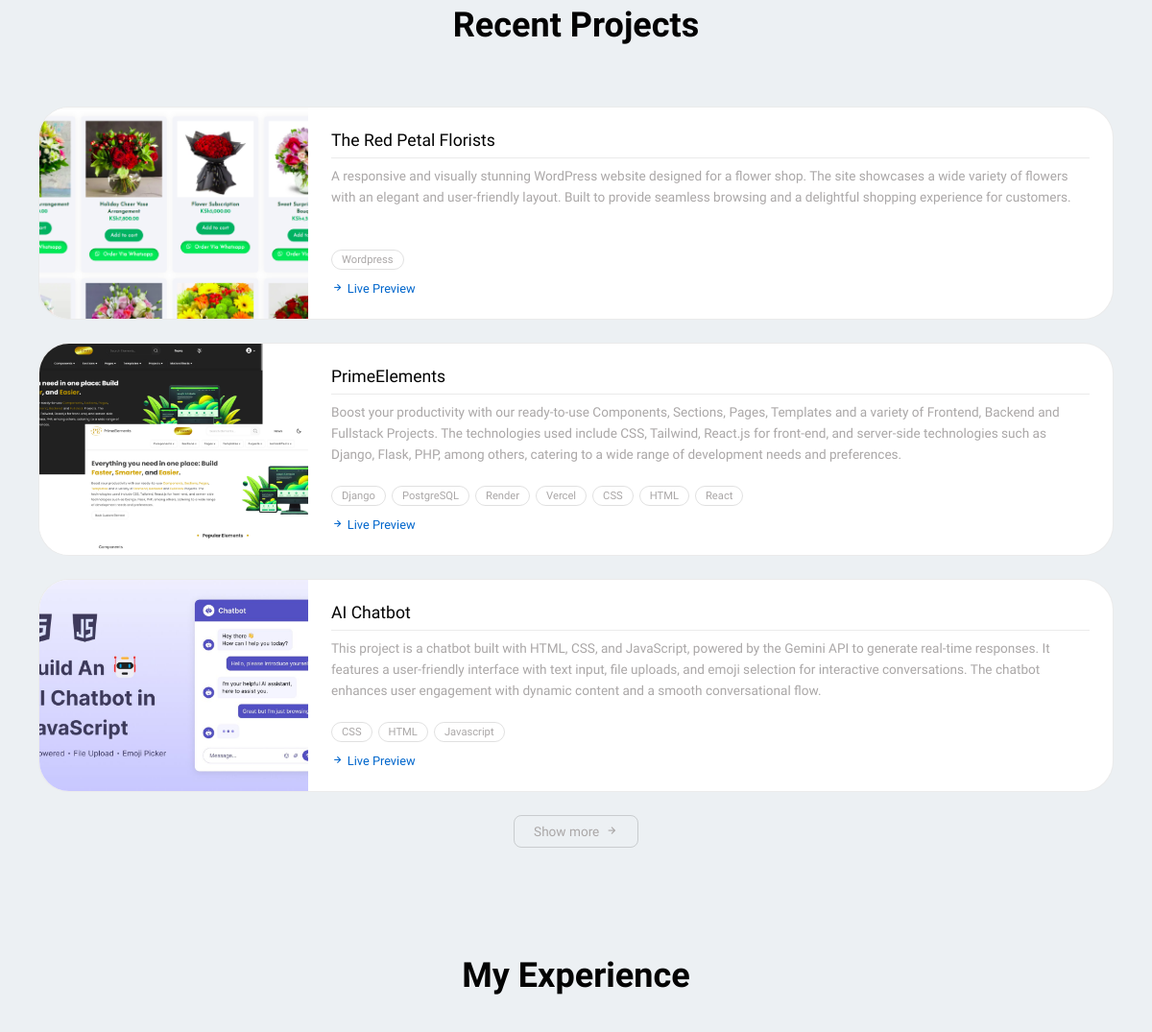
The app's page / (middle part), older data.
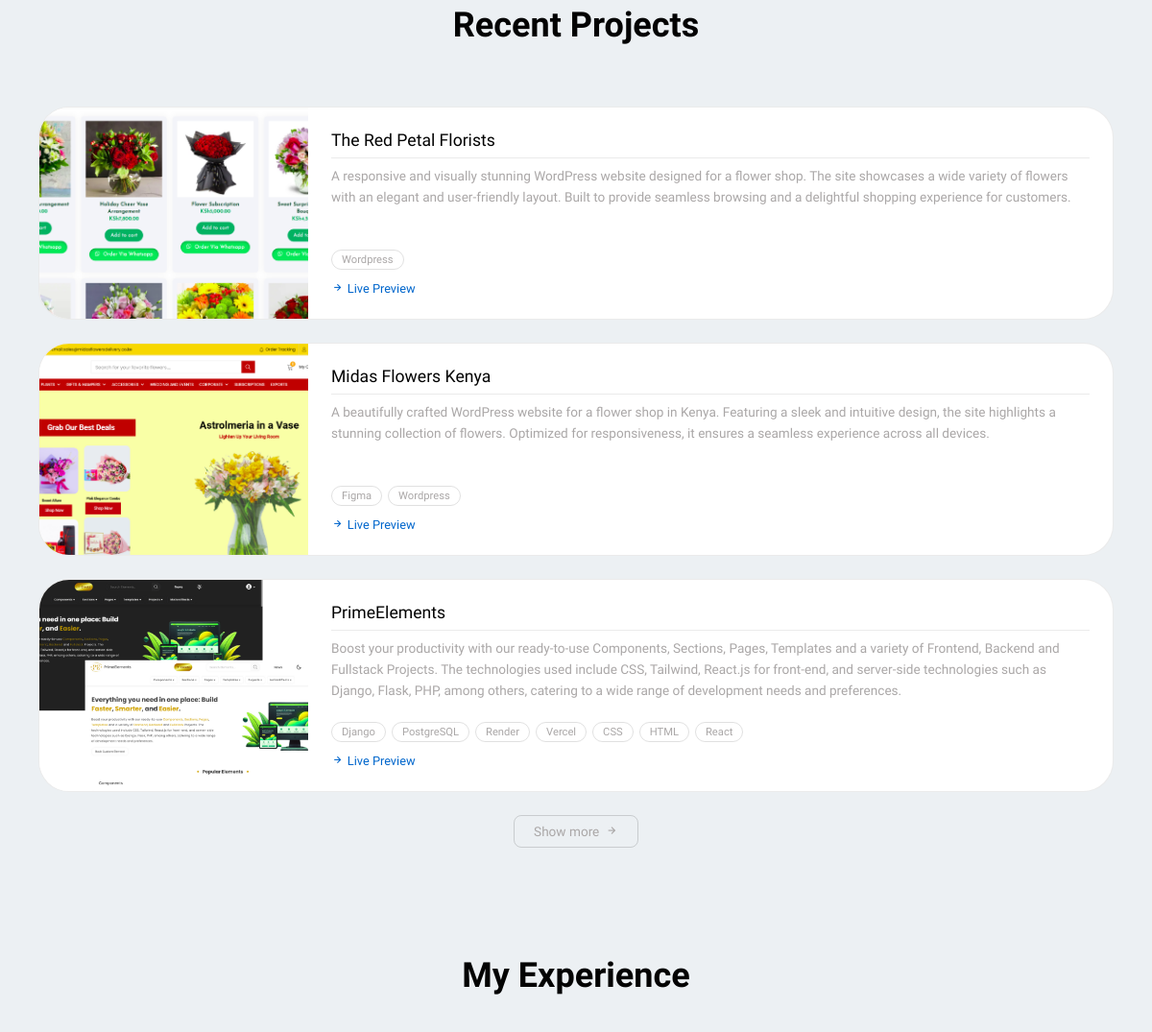
The same page, newer data.
### portfolio_app/models.py (models this page shows, shortened)
class Project(models.Model):
    RANK_CHOICES = [
        (1, 'Rank 1 - Highest Priority'),
        (2, 'Rank 2'),
        (3, 'Rank 3'),
        (4, 'Rank 4'),
        (5, 'Rank 5 - Lowest Priority'),
    ]
    name = models.CharField(max_length=500)
    description = models.TextField()
    thumbnail = models.ImageField(upload_to='projects/')
    skills_used = models.ManyToManyField('Skill', related_name="projects")
    link = models.CharField(max_length=500)
    created_at = models.DateField(auto_now_add=True)
    rank = models.PositiveIntegerField(choices=RANK_CHOICES, default=1)

class Skill(models.Model):
    CATEGORY_CHOICES = [
        ('frontend', 'Frontend'),
        ('backend', 'Backend'),
        ('testing', 'Testing'),
        ('deployment', 'Deployment'),
    ]
    category = models.CharField(max_length=20, choices=CATEGORY_CHOICES)
    name = models.CharField(max_length=100)
    icon = models.FileField(
        upload_to='skills/',
        validators=[FileExtensionValidator(allowed_extensions=['svg', 'png', 'jpg', 'jpeg', 'gif', 'webp'])]
    )
    class Meta:
        ordering = ['category', 'name']

### portfolio_app/views.py (the view)
# urls.py: path('', views.index, name='index'),
def index(request):
    projects = Project.objects.all().order_by('rank', '-created_at')
    experiences = Experience.objects.all().order_by('-start_date')
    category_order = ['frontend', 'backend', 'testing', 'deployment']
    skills_by_category = OrderedDict()
    for category_key in category_order:
        skills_by_category[category_key] = []
    for skill in Skill.objects.all():
        if skill.category in skills_by_category:
            skills_by_category[skill.category].append(skill)
    context = {
        'projects': projects,
        'skills_by_category': skills_by_category,
        'experiences' : experiences
    }
    return render(request, 'portfolio_app/index.html', context)

### portfolio_app/templates/portfolio_app/index.html (shortened to what this page needs)
{% load static %} {% load humanize %}
<!DOCTYPE html>
<html lang="en" data-theme="light">
  <head>
    <link
      href="https://unpkg.com/boxicons@2.1.4/css/boxicons.min.css"
      rel="stylesheet"
    />
    <link rel="stylesheet" href="{% static 'css/styles.css' %}" />
  </head>
  <body>
    <main class="main">
      <section class="projects section" id="projects">
        <h2 class="section__title">Recent Projects</h2>
        <div class="proj-list">
          {% for project in projects|slice:":3" %}
          <div class="proj-card">
            <a href="{{ project.link }}" target="_blank">
              <img class="proj-thumb" src="{{ project.thumbnail.url }}" alt="{{ project.name }}" />
            </a>
            <div class="proj-body">
              <h3 class="proj-title">{{ project.name }}</h3>
              <hr class="proj-divider"/>
              <p class="proj-desc">{{ project.description }}</p>
              <div class="proj-skills">
                {% for skill in project.skills_used.all %}
                <span class="proj-skill">{{ skill.name }}</span>
                {% endfor %}
              </div>
              <a href="{{ project.link }}" target="_blank" class="proj-link">
                <i class="bx bx-right-arrow-alt"></i>
                Live Preview
              </a>
            </div>
          </div>
          {% endfor %}
        </div>
        {% if projects.count > 3 %}
        <div class="proj-more-wrapper">
          <button class="show-more-btn" onclick="toggleMore()">
            <span id="show-more-label">Show more</span>
            <i class="bx bx-right-arrow-alt" id="show-more-icon"></i>
          </button>
        </div>
        {% endif %}
      </section>
      <section class="experience section" id="experience">
        <h2 class="section__title">My Experience</h2>
      </section>
    </main>
  </body>
</html>

Row changes from the older to the newer data that the page shows:
no longer on this page (row unchanged): Project: thumbnail (picture), name "AI Chatbot", description "This project is a chatbot built with HTML, CSS, and JavaScript, powered by the Gemini API to generate real-time responses. It features a user-friendly interface with text input, file uploads, and emoji selection for interactive conversations. The chatbot enhances user engagement with dynamic content and a smooth conversational flow.", Skill (name "CSS"), Skill (name "HTML")
no longer on this page (row unchanged): Skill: name "Javascript", shown under "AI Chatbot"
added Project: thumbnail (picture), name "Midas Flowers Kenya", description "A beautifully crafted WordPress website for a flower shop in Kenya. Featuring a sleek and intuitive design, the site highlights a stunning collection of flowers. Optimized for responsiveness, it ensures a seamless experience across all devices.", Skill (name "Wordpress")
now on this page (row unchanged): Skill: name "Figma", shown under "Midas Flowers Kenya"
